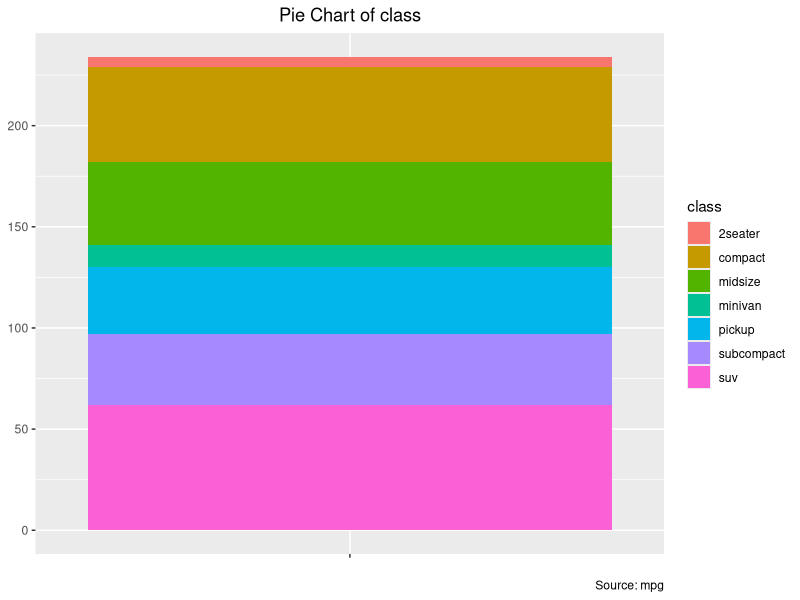
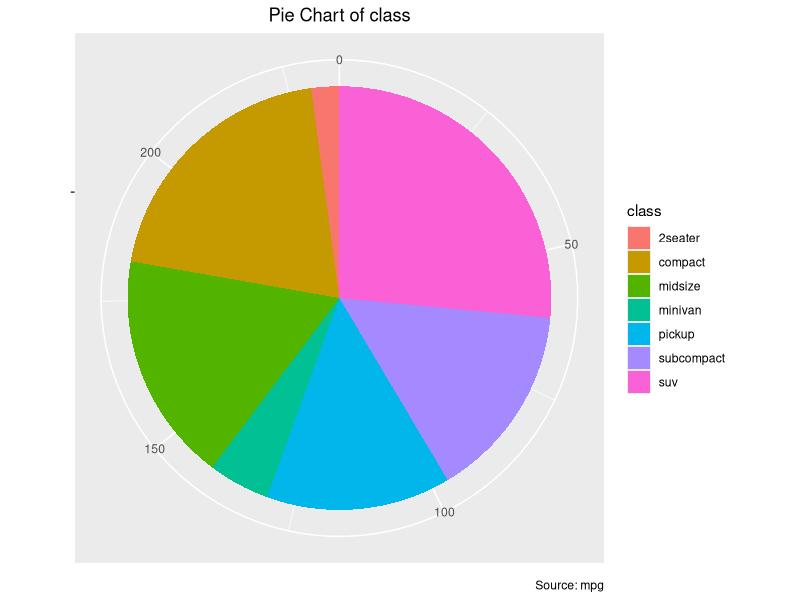

These charts were generated, in order, by the following R code:

#load ggplot
library(ggplot2)

df <- as.data.frame(table(mpg$class)) #creates a dataframe structure with preloaded data
colnames(df) <- c("class", "freq") #labels the columns


pie <- ggplot(df, aes(x = "", y=freq, fill = factor(class))) + #dont need an x axis in a pie 
  geom_bar(width = 1, stat = "identity") + #a pie chart is jsut a bar chart wrapped around itself
  theme(axis.line = element_blank(), #i got a blank space baby
    plot.title = element_text(hjust=0.5)) +
    labs(fill="class",
      x=NULL, #dont label axes in polar coordinates
      y=NULL, 
      title="Pie Chart of class",
      caption="Source: mpg")

pie #prints a not pie chart

pie + coord_polar(theta = "y", start=0) #makes it pie-like